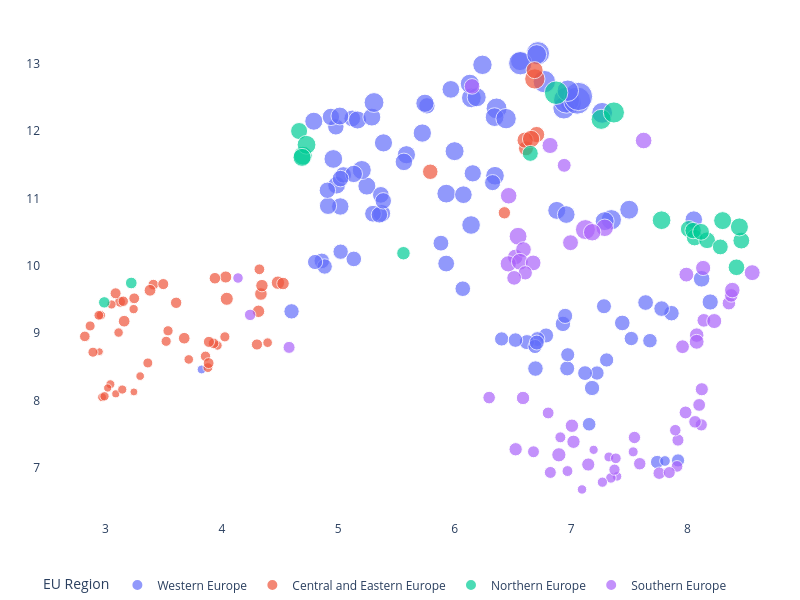

Notebook code cell kept with this figure:
### Code cell
# UMAP
umap_model = umap.UMAP(n_components = 2, n_neighbors = 30,
                       min_dist=0.1, random_state = 0)
components = umap_model.fit_transform(X)

df_umap = df.join(pd.DataFrame(components, index = df.index,
                           columns = ['pc_1', 'pc_2']))

df_umap.reset_index(inplace = True)

fig = px.scatter(df_umap, x = 'pc_1', y = 'pc_2', color=df_umap['EU Region'],
                 width = 800, height = 600, size = 'GDP per Capita',
                 custom_data = ['region_name', 'GDP per Capita'])

fig.update_layout(  margin={"r":1,"t":15,"l":1,"b":1},
                    plot_bgcolor = '#FFFFFF',
                    legend = dict(orientation = 'h', yanchor = 'top'),
                    yaxis_title='', xaxis_title='',
                    title = "")

hovertemplate = '%{customdata[0]}' 
fig.update_traces(hovertemplate=hovertemplate)
fig.show()

### Figure 1 — Plotly figure (JSON) as saved in the notebook; plotly's stock layout.template omitted (floating-point values rounded to 4 significant figures; data arrays with more than 128 entries replaced by an {"elided": "..."} marker saying what was removed)
{"data": [{"customdata": {"elided": "101x2 mixed values"}, "hovertemplate": "%{customdata[0]}", "legendgroup": "Western Europe", "marker": {"color": "#636efa", "size": [82300.0, 60400.0, 41300.0, 48200.0, 55700.0, 51300.0, 68200.0, 31300.0, 37500.0, 31700.0, 34800.0, 67300.0, 54100.0, 45900.0, 53500.0, 74700.0, 49900.0, 54200.0, 47900.0, 55500.0, 50800.0, 48100.0, 54700.0, 37500.0, 58000.0, 84200.0, 64100.0, 43400.0, 46800.0, 37400.0, 55900.0, 48300.0, 36500.0, 45700.0, 50700.0, 51600.0, 41700.0, 46500.0, 42900.0, 41900.0, 38600.0, 47300.0, 41800.0, 39900.0, 35500.0, 42400.0, 36400.0, 41500.0, 36400.0, 47500.0, 104200.0, 114200.0, 66800.0, 34800.0, 34700.0, 31200.0, 33900.0, 35000.0, 32600.0, 30700.0, 37900.0, 37000.0, 30500.0, 36700.0, 35400.0, 36800.0, 31500.0, 34500.0, 32400.0, 37600.0, 33600.0, 42400.0, 40500.0, 36000.0, 27500.0, 28500.0, 17700.0, 26700.0, 12000.0, 123000.0, 53900.0, 43200.0, 41600.0, 50300.0, 49400.0, 46300.0, 77300.0, 50100.0, 70500.0, 56400.0, 60600.0, 49000.0, 37500.0, 43300.0, 60200.0, 49700.0, 48300.0, 53200.0, 63400.0, 55200.0, 54700.0], "sizemode": "area", "sizeref": 307.5, "symbol": "circle"}, "mode": "markers", "name": "Western Europe", "orientation": "v", "showlegend": true, "type": "scatter", "x": [6.716, 6.144, 5.761, 5.967, 6.189, 5.744, 6.998, 6.403, 7.44, 7.518, 7.282, 6.36, 6.343, 6.155, 6.346, 6.938, 5.245, 5.928, 5.374, 5.999, 5.585, 6.075, 6.561, 5.133, 6.239, 6.564, 6.441, 5.298, 5.017, 4.858, 5.202, 4.985, 4.883, 4.912, 5.388, 5.722, 5.043, 5.133, 5.366, 5.353, 5.882, 5.563, 5.386, 6.326, 4.8, 5.019, 4.598, 4.906, 5.02, 8.054, 6.961, 7.052, 7.267, 6.785, 6.966, 7.305, 6.711, 6.621, 6.522, 6.69, 7.64, 6.694, 6.971, 6.93, 6.949, 7.863, 7.223, 6.705, 7.678, 7.778, 7.12, 8.121, 8.195, 7.18, 7.739, 7.155, 7.807, 7.919, 3.825, 7.064, 4.957, 5.12, 4.979, 5.165, 5.288, 4.937, 6.77, 4.79, 6.972, 6.13, 5.307, 5.013, 6.069, 5.927, 6.705, 6.877, 6.958, 6.141, 7.346, 7.288, 7.499], "xaxis": "x", "y": [13.16, 12.49, 12.38, 12.62, 12.5, 12.41, 12.42, 8.912, 9.15, 8.918, 9.398, 12.34, 12.21, 11.37, 11.34, 12.34, 11.18, 11.07, 10.78, 11.7, 11.65, 11.06, 13.04, 10.1, 12.98, 13.01, 12.19, 10.77, 10.88, 10.07, 11.42, 11.2, 9.988, 10.89, 11.83, 11.97, 11.35, 11.36, 11.05, 10.76, 10.34, 11.54, 10.96, 11.23, 10.06, 11.29, 9.322, 11.12, 10.21, 10.68, 12.46, 12.45, 12.27, 8.964, 8.475, 8.6, 8.911, 8.865, 8.895, 8.8, 9.453, 8.472, 8.678, 9.136, 9.254, 9.295, 8.405, 8.858, 8.886, 9.363, 8.404, 9.806, 9.461, 8.183, 7.083, 7.644, 7.099, 7.107, 8.458, 12.51, 11.59, 12.19, 12.06, 12.17, 12.21, 12.21, 12.74, 12.15, 12.6, 12.7, 12.42, 12.22, 9.658, 10.03, 13.14, 10.82, 10.76, 10.6, 10.68, 10.66, 10.83], "yaxis": "y"}, {"customdata": [["Северозападен (Severozapaden)", 9800], ["Северен централен (Severen tsentralen)", 10100], ["Североизточен (Severoiztochen)", 11500], ["Югоизточен (Yugoiztochen)", 12500], ["Югозападен (Yugozapaden)", 23500], ["Южен централен (Yuzhen tsentralen)", 9500], ["Praha", 63500], ["Střední Čechy", 26400], ["Jihozápad", 24600], ["Severozápad", 20000], ["Severovýchod", 23800], ["Jihovýchod", 27500], ["Střední Morava", 23700], ["Moravskoslezsko", 22600], ["Panonska Hrvatska", 13900], ["Jadranska Hrvatska", 19200], ["Grad Zagreb", 34500], ["Sjeverna Hrvatska", 17300], ["Budapest", 44700], ["Pest", 17600], ["Közép-Dunántúl", 18000], ["Nyugat-Dunántúl", 18200], ["Dél-Dunántúl", 13500], ["Észak-Magyarország", 13000], ["Észak-Alföld", 13400], ["Dél-Alföld", 14600], ["Małopolskie", 17800], ["Śląskie", 20600], ["Wielkopolskie", 20900], ["Zachodniopomorskie", 16400], ["Lubuskie", 15900], ["Dolnośląskie", 21400], ["Opolskie", 16100], ["Kujawsko-pomorskie", 16000], ["Warmińsko-mazurskie", 14100], ["Pomorskie", 19100], ["Łódzkie", 19000], ["Świętokrzyskie", 14900], ["Lubelskie", 13800], ["Podkarpackie", 14300], ["Podlaskie", 15400], ["Warszawski stołeczny", 40200], ["Mazowiecki regionalny", 18100], ["Nord-Vest", 15600], ["Centru", 15700], ["Nord-Est", 10500], ["Sud-Est", 13000], ["Sud-Muntenia", 12100], ["Bucureşti-Ilfov", 40800], ["Sud-Vest Oltenia", 13300], ["Vest", 17300], ["Vzhodna Slovenija", 24100], ["Zahodna Slovenija", 36900], ["Bratislavský kraj", 46100], ["Západné Slovensko", 21100], ["Stredné Slovensko", 18700], ["Východné Slovensko", 16600]], "hovertemplate": "%{customdata[0]}", "legendgroup": "Central and Eastern Europe", "marker": {"color": "#EF553B", "size": [9800.0, 10100.0, 11500.0, 12500.0, 23500.0, 9500.0, 63500.0, 26400.0, 24600.0, 20000.0, 23800.0, 27500.0, 23700.0, 22600.0, 13900.0, 19200.0, 34500.0, 17300.0, 44700.0, 17600.0, 18000.0, 18200.0, 13500.0, 13000.0, 13400.0, 14600.0, 17800.0, 20600.0, 20900.0, 16400.0, 15900.0, 21400.0, 16100.0, 16000.0, 14100.0, 19100.0, 19000.0, 14900.0, 13800.0, 14300.0, 15400.0, 40200.0, 18100.0, 15600.0, 15700.0, 10500.0, 13000.0, 12100.0, 40800.0, 13300.0, 17300.0, 24100.0, 36900.0, 46100.0, 21100.0, 18700.0, 16600.0], "sizemode": "area", "sizeref": 307.5, "symbol": "circle"}, "mode": "markers", "name": "Central and Eastern Europe", "orientation": "v", "showlegend": true, "type": "scatter", "x": [3.244, 3.088, 3.298, 3.042, 6.427, 2.948, 6.688, 4.042, 4.335, 3.607, 4.314, 4.481, 4.344, 4.033, 3.962, 4.301, 6.612, 3.928, 6.687, 3.411, 3.247, 3.125, 3.241, 3.052, 2.96, 2.942, 4.322, 3.94, 3.676, 3.859, 4.025, 3.382, 3.537, 3.521, 3.715, 3.496, 3.889, 3.879, 3.112, 4.393, 3.364, 6.704, 3.886, 2.868, 2.892, 3.019, 3.144, 2.97, 6.605, 2.991, 2.822, 4.525, 5.79, 6.656, 3.16, 3.087, 3.153], "xaxis": "x", "y": [8.125, 8.097, 8.36, 8.239, 10.79, 8.723, 12.78, 9.509, 9.579, 9.449, 9.323, 9.748, 9.704, 9.832, 8.815, 8.83, 11.74, 8.847, 12.91, 9.719, 9.516, 9.464, 9.355, 9.424, 9.264, 9.263, 9.947, 9.814, 8.923, 8.655, 8.943, 9.635, 9.033, 8.877, 8.608, 9.727, 8.868, 8.486, 9.007, 8.857, 8.555, 11.95, 8.553, 9.105, 8.715, 8.183, 8.16, 8.046, 11.87, 8.06, 8.95, 9.736, 11.4, 11.88, 9.175, 9.59, 9.472], "yaxis": "y"}, {"customdata": [["Hovedstaden", 85000], ["Sjælland", 44600], ["Syddanmark", 54500], ["Midtjylland", 54600], ["Nordjylland", 50000], ["Eesti", 28100], ["Latvija", 21000], ["Sostinės regionas", 39400], ["Vidurio ir vakarų Lietuvos regionas ", 20100], ["Länsi-Suomi", 44400], ["Helsinki-Uusimaa", 62200], ["Etelä-Suomi", 42200], ["Pohjois- ja Itä-Suomi", 41500], ["Åland", 53800], ["Stockholm", 68700], ["Östra Mellansverige", 43600], ["Småland med öarna", 43100], ["Sydsverige", 42700], ["Västsverige", 50300], ["Norra Mellansverige", 38700], ["Mellersta Norrland", 43300], ["Övre Norrland", 49800]], "hovertemplate": "%{customdata[0]}", "legendgroup": "Northern Europe", "marker": {"color": "#00cc96", "size": [85000.0, 44600.0, 54500.0, 54600.0, 50000.0, 28100.0, 21000.0, 39400.0, 20100.0, 44400.0, 62200.0, 42200.0, 41500.0, 53800.0, 68700.0, 43600.0, 43100.0, 42700.0, 50300.0, 38700.0, 43300.0, 49800.0], "sizemode": "area", "sizeref": 307.5, "symbol": "circle"}, "mode": "markers", "name": "Northern Europe", "orientation": "v", "showlegend": true, "type": "scatter", "x": [6.871, 4.663, 4.696, 4.727, 4.688, 5.56, 3.221, 6.65, 2.989, 8.012, 7.258, 8.061, 8.049, 7.777, 7.368, 8.463, 8.169, 8.421, 8.446, 8.282, 8.117, 8.302], "xaxis": "x", "y": [12.57, 12.0, 11.64, 11.8, 11.61, 10.19, 9.743, 11.67, 9.455, 10.55, 12.17, 10.42, 10.52, 10.68, 12.28, 10.37, 10.38, 9.977, 10.58, 10.28, 10.5, 10.67], "yaxis": "y"}, {"customdata": [["Aττική (Attiki)", 29700], ["Βόρειο Αιγαίο (Voreio Aigaio)", 13100], ["Νότιο Αιγαίο (Notio Aigaio)", 21600], ["Κρήτη (Kriti)", 18300], ["Aνατολική Μακεδονία, Θράκη (Anatoliki Makedonia, Thraki)", 13800], ["Κεντρική Μακεδονία (Kentriki Makedonia)", 17000], ["Δυτική Μακεδονία (Dytiki Makedonia)", 15500], ["Ήπειρος (Ipeiros)", 13800], ["Θεσσαλία (Thessalia)", 16300], ["Ιόνια Νησιά (Ionia Nisia)", 19500], ["Δυτική Ελλάδα (Dytiki Ellada)", 15200], ["Στερεά Ελλάδα (Sterea Ellada)", 18500], ["Πελοπόννησος (Peloponnisos)", 17800], ["Galicia", 28700], ["Principado de Asturias", 28100], ["Cantabria", 28400], ["País Vasco", 39000], ["Comunidad Foral de Navarra", 37000], ["La Rioja", 32400], ["Aragón", 34700], ["Comunidad de Madrid", 42600], ["Castilla y León", 29300], ["Castilla-La Mancha", 25100], ["Extremadura", 23900], ["Cataluña", 35600], ["Comunitat Valenciana ", 26500], ["Illes Balears", 34000], ["Andalucía", 23200], ["Región de Murcia", 25500], ["Ciudad de Ceuta", 22400], ["Ciudad de Melilla", 20500], ["Canarias", 24300], ["Piemonte", 37400], ["Valle d’Aosta/Vallée d’Aoste", 47200], ["Liguria", 38800], ["Lombardia", 49100], ["Abruzzo", 31100], ["Molise", 27200], ["Campania", 23700], ["Puglia", 23600], ["Basilicata", 27700], ["Calabria", 21200], ["Sicilia", 22300], ["Sardegna", 26600], ["Provincia Autonoma di Bolzano/Bozen", 61500], ["Provincia Autonoma di Trento", 46800], ["Veneto", 40700], ["Friuli-Venezia Giulia", 37700], ["Emilia-Romagna", 43700], ["Toscana", 38100], ["Umbria", 31400], ["Marche", 33300], ["Lazio", 42200], ["Κύπρος (Kypros)", 33900], ["Malta", 37700], ["Norte", 21900], ["Algarve", 27500], ["Centro (PT)", 22100], ["Grande Lisboa", 40100], ["Península de Setúba", 17100], ["Alentejo", 24300], ["Oeste e Vale do Tejo", 20200], ["Região Autónoma dos Açores", 22300], ["Região Autónoma da Madeira", 27300]], "hovertemplate": "%{customdata[0]}", "legendgroup": "Southern Europe", "marker": {"color": "#ab63fa", "size": [29700.0, 13100.0, 21600.0, 18300.0, 13800.0, 17000.0, 15500.0, 13800.0, 16300.0, 19500.0, 15200.0, 18500.0, 17800.0, 28700.0, 28100.0, 28400.0, 39000.0, 37000.0, 32400.0, 34700.0, 42600.0, 29300.0, 25100.0, 23900.0, 35600.0, 26500.0, 34000.0, 23200.0, 25500.0, 22400.0, 20500.0, 24300.0, 37400.0, 47200.0, 38800.0, 49100.0, 31100.0, 27200.0, 23700.0, 23600.0, 27700.0, 21200.0, 22300.0, 26600.0, 61500.0, 46800.0, 40700.0, 37700.0, 43700.0, 38100.0, 31400.0, 33300.0, 42200.0, 33900.0, 37700.0, 21900.0, 27500.0, 22100.0, 40100.0, 17100.0, 24300.0, 20200.0, 22300.0, 27300.0], "sizemode": "area", "sizeref": 307.5, "symbol": "circle"}, "mode": "markers", "name": "Southern Europe", "orientation": "v", "showlegend": true, "type": "scatter", "x": [6.941, 7.194, 6.803, 6.969, 7.395, 7.342, 7.533, 7.094, 7.269, 7.373, 7.324, 6.908, 7.384, 8.14, 8.356, 8.376, 8.556, 8.385, 8.079, 8.23, 7.623, 7.957, 8.1, 7.59, 8.135, 8.123, 8.079, 8.118, 7.983, 7.918, 7.895, 8.065, 6.521, 7.289, 6.995, 6.544, 6.895, 7.021, 7.757, 7.544, 7.007, 7.91, 7.844, 7.147, 7.123, 7.181, 6.46, 6.591, 6.56, 6.674, 6.606, 6.511, 6.464, 7.99, 6.149, 6.677, 6.587, 6.822, 6.819, 4.138, 6.296, 4.243, 4.577, 6.524], "xaxis": "x", "y": [11.49, 7.265, 7.812, 6.949, 6.87, 6.847, 7.234, 6.676, 6.784, 6.97, 7.158, 7.45, 7.138, 9.188, 9.443, 9.559, 9.897, 9.638, 8.969, 9.178, 11.86, 8.796, 7.932, 7.058, 9.966, 8.165, 8.87, 7.635, 7.82, 7.409, 7.556, 7.68, 10.13, 10.56, 10.34, 10.44, 7.19, 7.384, 6.917, 7.448, 7.622, 7.018, 6.927, 7.046, 10.54, 10.5, 10.03, 10.24, 10.06, 10.04, 9.894, 9.819, 11.04, 9.868, 12.66, 7.235, 8.035, 6.928, 11.79, 9.817, 8.041, 9.27, 8.787, 7.273], "yaxis": "y"}], "layout": {"height": 600, "legend": {"itemsizing": "constant", "orientation": "h", "title": {"text": "EU Region"}, "tracegroupgap": 0, "yanchor": "top"}, "margin": {"b": 1, "l": 1, "r": 1, "t": 15}, "plot_bgcolor": "#FFFFFF", "title": {"text": ""}, "width": 800, "xaxis": {"anchor": "y", "domain": [0, 1], "title": {"text": ""}}, "yaxis": {"anchor": "x", "domain": [0, 1], "title": {"text": ""}}}}
